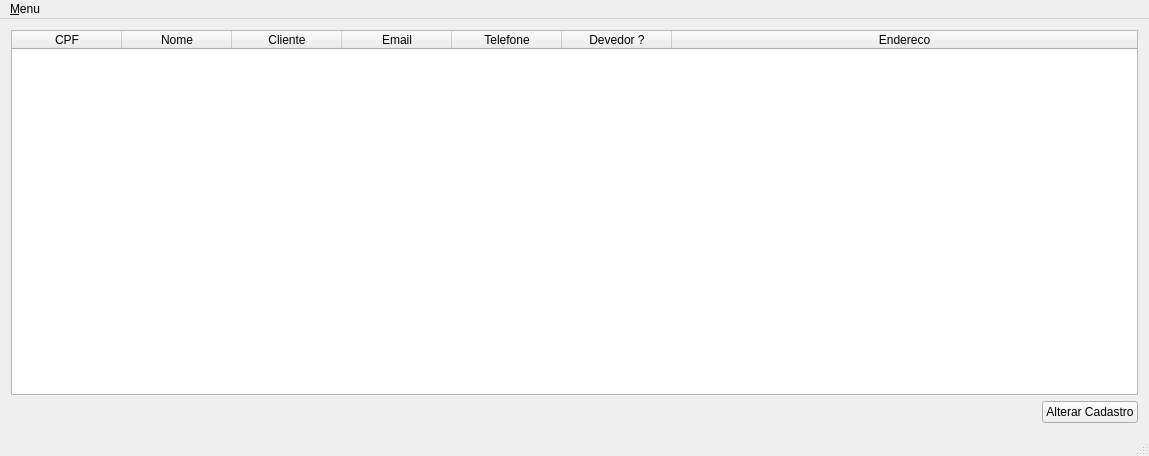
<?xml version="1.0" encoding="UTF-8"?>
<ui version="4.0">
 <class>ListarUsuario</class>
 <widget class="QMainWindow" name="ListarUsuario">
  <property name="geometry">
   <rect>
    <x>0</x>
    <y>0</y>
    <width>1149</width>
    <height>456</height>
   </rect>
  </property>
  <property name="windowTitle">
   <string>Listar Usuario</string>
  </property>
  <property name="windowIcon">
   <iconset resource="arquivos.qrc">
    <normaloff>:/Arquivos/Imagens/listar.png</normaloff>:/Arquivos/Imagens/listar.png</iconset>
  </property>
  <widget class="QWidget" name="centralWidget">
   <layout class="QGridLayout" name="gridLayout">
    <item row="1" column="0">
     <layout class="QHBoxLayout" name="horizontalLayout">
      <item>
       <spacer name="horizontalSpacer">
        <property name="orientation">
         <enum>Qt::Horizontal</enum>
        </property>
        <property name="sizeHint" stdset="0">
         <size>
          <width>278</width>
          <height>20</height>
         </size>
        </property>
       </spacer>
      </item>
      <item>
       <widget class="QPushButton" name="pushButton_AlterarCadastro">
        <property name="text">
         <string>Alterar Cadastro</string>
        </property>
       </widget>
      </item>
     </layout>
    </item>
    <item row="0" column="0">
     <widget class="QTableWidget" name="tableWidget_Usuarios">
      <property name="editTriggers">
       <set>QAbstractItemView::NoEditTriggers</set>
      </property>
      <property name="iconSize">
       <size>
        <width>20</width>
        <height>20</height>
       </size>
      </property>
      <property name="textElideMode">
       <enum>Qt::ElideMiddle</enum>
      </property>
      <attribute name="horizontalHeaderDefaultSectionSize">
       <number>110</number>
      </attribute>
      <attribute name="horizontalHeaderStretchLastSection">
       <bool>true</bool>
      </attribute>
      <attribute name="verticalHeaderVisible">
       <bool>false</bool>
      </attribute>
      <attribute name="verticalHeaderDefaultSectionSize">
       <number>50</number>
      </attribute>
      <column>
       <property name="text">
        <string>CPF</string>
       </property>
      </column>
      <column>
       <property name="text">
        <string>Nome</string>
       </property>
      </column>
      <column>
       <property name="text">
        <string>Cliente</string>
       </property>
      </column>
      <column>
       <property name="text">
        <string>Email</string>
       </property>
      </column>
      <column>
       <property name="text">
        <string>Telefone</string>
       </property>
      </column>
      <column>
       <property name="text">
        <string>Devedor ?</string>
       </property>
      </column>
      <column>
       <property name="text">
        <string>Endereco</string>
       </property>
      </column>
     </widget>
    </item>
   </layout>
  </widget>
  <widget class="QStatusBar" name="statusBar"/>
  <widget class="QMenuBar" name="menuBar">
   <property name="geometry">
    <rect>
     <x>0</x>
     <y>0</y>
     <width>1149</width>
     <height>20</height>
    </rect>
   </property>
   <widget class="QMenu" name="menuAbrir">
    <property name="title">
     <string>&amp;Menu</string>
    </property>
    <addaction name="action_Consultar_Cadastros"/>
    <addaction name="action_Novo_Cadastro"/>
    <addaction name="actionLimpar"/>
    <addaction name="actionSair"/>
    <addaction name="separator"/>
   </widget>
   <addaction name="menuAbrir"/>
  </widget>
  <action name="action_Novo_Cadastro">
   <property name="icon">
    <iconset resource="arquivos.qrc">
     <normaloff>:/Arquivos/Imagens/usuario.png</normaloff>:/Arquivos/Imagens/usuario.png</iconset>
   </property>
   <property name="text">
    <string>&amp;Novo Cadastro</string>
   </property>
   <property name="shortcut">
    <string>Space</string>
   </property>
  </action>
  <action name="actionLimpar">
   <property name="icon">
    <iconset resource="arquivos.qrc">
     <normaloff>:/Arquivos/Imagens/limpar.png</normaloff>:/Arquivos/Imagens/limpar.png</iconset>
   </property>
   <property name="text">
    <string>&amp;Limpar</string>
   </property>
   <property name="shortcut">
    <string>Backspace</string>
   </property>
  </action>
  <action name="actionSair">
   <property name="icon">
    <iconset resource="arquivos.qrc">
     <normaloff>:/Arquivos/Imagens/sair.png</normaloff>:/Arquivos/Imagens/sair.png</iconset>
   </property>
   <property name="text">
    <string>&amp;Sair</string>
   </property>
   <property name="shortcut">
    <string>Esc</string>
   </property>
  </action>
  <action name="action_Consultar_Cadastros">
   <property name="icon">
    <iconset resource="arquivos.qrc">
     <normaloff>:/Arquivos/Imagens/buscar.png</normaloff>:/Arquivos/Imagens/buscar.png</iconset>
   </property>
   <property name="text">
    <string>&amp;Listar Cadastros</string>
   </property>
   <property name="shortcut">
    <string>Ctrl+S</string>
   </property>
  </action>
 </widget>
 <layoutdefault spacing="6" margin="11"/>
 <tabstops>
  <tabstop>tableWidget_Usuarios</tabstop>
  <tabstop>pushButton_AlterarCadastro</tabstop>
 </tabstops>
 <resources>
  <include location="arquivos.qrc"/>
 </resources>
 <connections/>
</ui>
